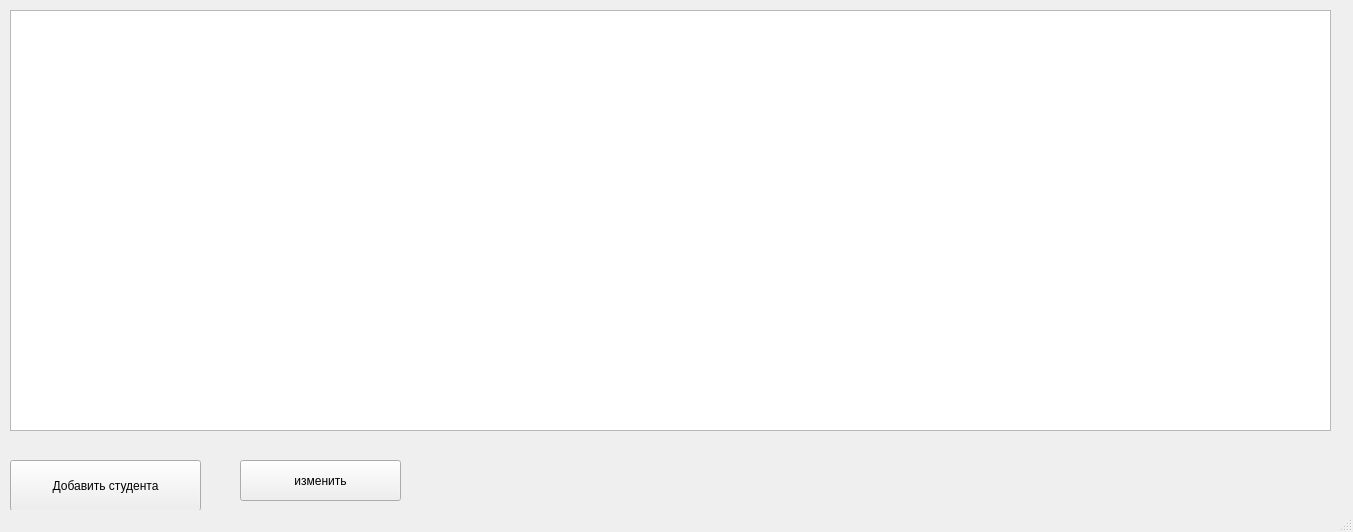
<?xml version="1.0" encoding="UTF-8"?>
<ui version="4.0">
 <class>MainWindow</class>
 <widget class="QMainWindow" name="MainWindow">
  <property name="geometry">
   <rect>
    <x>0</x>
    <y>0</y>
    <width>1353</width>
    <height>532</height>
   </rect>
  </property>
  <property name="baseSize">
   <size>
    <width>900</width>
    <height>500</height>
   </size>
  </property>
  <property name="windowTitle">
   <string>РГУ нефти и газа (НИУ) им. Губкина</string>
  </property>
  <widget class="QWidget" name="centralwidget">
   <widget class="QTableWidget" name="tableWidget">
    <property name="geometry">
     <rect>
      <x>10</x>
      <y>10</y>
      <width>1321</width>
      <height>421</height>
     </rect>
    </property>
    <property name="sizeIncrement">
     <size>
      <width>0</width>
      <height>0</height>
     </size>
    </property>
    <property name="baseSize">
     <size>
      <width>0</width>
      <height>0</height>
     </size>
    </property>
   </widget>
   <widget class="QPushButton" name="pushButton">
    <property name="geometry">
     <rect>
      <x>10</x>
      <y>460</y>
      <width>191</width>
      <height>51</height>
     </rect>
    </property>
    <property name="text">
     <string>Добавить студента</string>
    </property>
   </widget>
   <widget class="QPushButton" name="pushButton_2">
    <property name="geometry">
     <rect>
      <x>240</x>
      <y>460</y>
      <width>161</width>
      <height>41</height>
     </rect>
    </property>
    <property name="text">
     <string>изменить</string>
    </property>
   </widget>
  </widget>
  <widget class="QMenuBar" name="menubar">
   <property name="geometry">
    <rect>
     <x>0</x>
     <y>0</y>
     <width>1353</width>
     <height>21</height>
    </rect>
   </property>
  </widget>
  <widget class="QStatusBar" name="statusbar"/>
  <action name="action">
   <property name="text">
    <string>Студенты</string>
   </property>
  </action>
 </widget>
 <resources/>
 <connections/>
</ui>
